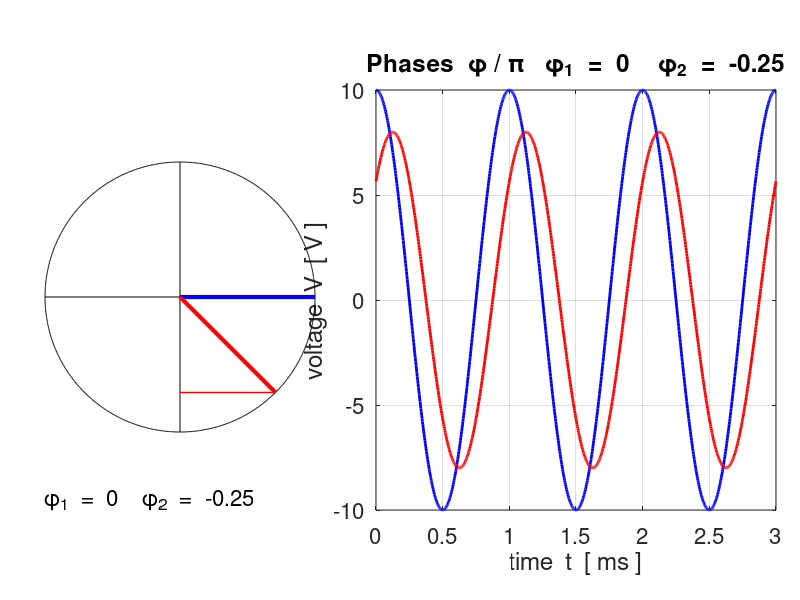

Reproduce this figure in MATLAB.
% Cac1.m

% ac circuit modeling and analysis 
% Ian Cooper
% School of Physics, University of Sydney
% email: ian.cooper@sydney.edu.au
% https://d-arora.github.io/Doing-Physics-With-Matlab/
% 180107 


clear all
close all
clc

% ========================================================================
%   INPUTS   default values [ ]
% =======================================================================

% Voltage #1 and #2 [10 8] [1000 1000]   [0 pi/2] 
   V = [10 8];
   f = [1000 1000];
   phi = [0 -pi/4];
% time
   N = 1000;
   T = 1/f(1);
   tMax = 3*T;
   t = linspace(0,tMax,N);
   w = (2*pi).*f;

% =======================================================================  
%   VOLTAGE CALCULATIONS
% =======================================================================   
    v1 = V(1) .* exp(1i*(w(1)*t + phi(1)));
    v2 = V(2) .* exp(1i*(w(2)*t + phi(2)));


% =======================================================================
%   GRAPHICS
% =======================================================================
   fss = 16;
figure(1)   
   pos = [0.1 0.1 0.50 0.4];
   set(gcf,'Units','normalized');
   set(gcf,'Position',pos);
   set(gcf,'color','w');

   pos1 = [0.47 0.15 0.5 0.7];
   ax1 = subplot('Position',pos1);
   
   xP = t.*1e3; yP = real(v1);        
   plot(xP, yP,'b','linewidth',2);   
   hold on
   yP = real(v2);                     
   plot(xP, yP,'r','linewidth',2);   
  
   grid on
   xlabel('time  t  [ ms ]')
   ylabel('voltage  V  [ V ]');
     tm1 = 'Phases  \phi / \pi   ';
     tm2 = '\phi_1  =  ';
     tm3 = num2str(phi(1)/pi,2);
     tm4 = '    \phi_2  =  ';
     tm5 = num2str(phi(2)/pi,2);
     tm = [tm1 tm2 tm3 tm4 tm5];
   title(tm);
   set(gca,'fontsize',fss)
   
   pos2 = [0.00 0.28 0.45 0.45];
   ax2 = subplot('Position',pos2);
   
   A = linspace(0,2*pi,1000);   % plot circle
   x = cos(A); y = sin(A);
   plot(x,y,'k');
   hold on
   x = [-1 1]; y = [0 0];       % plot axes
   plot(x,y,'k');
   y = [-1 1]; x = [0 0];
   plot(x,y,'k');
   
% v1 phasor   
   x = cos(phi(1)); y = sin(phi(1));
   xP = [0 x]; yP = [y y];
   plot(xP, yP,'b','linewidth',1);
   xP = [0 x]; yP = [0 y];
   plot(xP,yP,'b','linewidth',3);
%    xP = [x x]; yP = [0 y];
%    plot(xP, yP,'b','linewidth',1); 
%   xP = [0 x]; yP = [0 0];
%   plot(xP, yP,'b','linewidth',3)

   % v2 phasor  
    x = cos(phi(2)); y = sin(phi(2));
    xP = [0 x]; yP = [y y];
    plot(xP, yP,'r','linewidth',1);
    xP = [0 x]; yP = [0 y];
    plot(xP,yP,'r','linewidth',3);
     
%   xP = [0 x]; yP = [0 0];
%   plot(xP, yP,'r','linewidth',3)
   
   axis square
   axis off
   tm = [tm2 tm3 tm4 tm5];
   text(-1,-1.5,tm,'fontsize',16);
